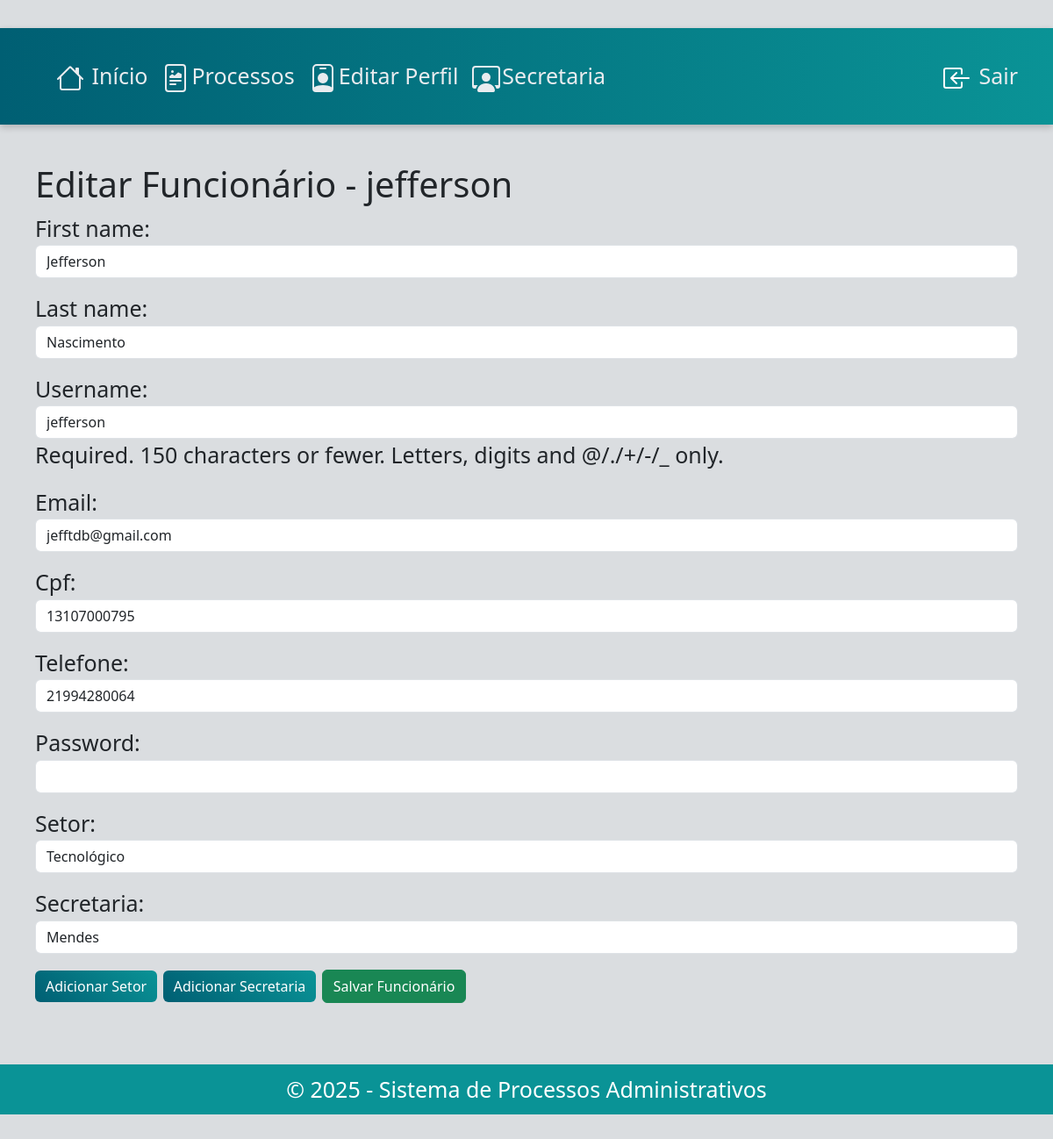
Page /pessoa/funcionarios/editar/1/ (signed in) on the committed database.
### pessoa/models.py (models this page shows, shortened)
class Pessoa(AbstractUser):
    cpf = models.CharField(max_length=11, unique=True)
    email = models.CharField(unique=True)
    telefone = models.CharField(max_length=11)

class Funcionario(Pessoa):
    secretaria = models.ForeignKey(Secretaria,on_delete=models.CASCADE, related_name= 'funcionario_secretaria',null= True)
    setor = models.ForeignKey(Setor,on_delete=models.CASCADE, related_name= 'funcionario_setor',null= True)

### pessoa/views.py (the view)
# urls.py: path('funcionarios/editar/<int:id>/', views.editar_funcionario, name='editar_funcionario'),
@login_required
def editar_funcionario(request, id):
    funcionario = get_object_or_404(Funcionario, id=id)
    if request.method == 'POST':
        form = FuncionarioForm(request.POST, instance=funcionario)
        if form.is_valid():
            funcionario = form.save(commit=False)
            if form.cleaned_data['password']:
                funcionario.set_password(form.cleaned_data['password'])
            funcionario.save()
            messages.success(request, "Funcionário atualizado com sucesso!")
            return redirect('lista_funcionario')
    else:
        form = FuncionarioForm(instance=funcionario)
    return render(request, 'funcionario/editar_funcionario.html', {'form': form, 'funcionario': funcionario})

### pessoa/forms.py
class FuncionarioForm(forms.ModelForm):
    class Meta:
        model = Funcionario
        fields = ['first_name', 'last_name', 'username', 'email', 'cpf', 'telefone','password','setor',  'secretaria']
        widgets = {
            'first_name': forms.TextInput(attrs={'class': 'form-control'}),
            'last_name': forms.TextInput(attrs={'class': 'form-control'}),
            'username': forms.TextInput(attrs={'class': 'form-control'}),
            'email': forms.EmailInput(attrs={'class': 'form-control'}),
            'cpf': forms.TextInput(attrs={'class': 'form-control'}),
            'telefone': forms.TextInput(attrs={'class': 'form-control'}),
            'password': forms.PasswordInput(attrs={'class': 'form-control'}),
            'secretaria': forms.Select(attrs={'class': 'form-control'}),
            'setor': forms.Select(attrs={'class': 'form-control'}),
        }

### secretaria/models.py (called while the page is built)
    def __str__(self):
        return self.nome

### setor/models.py (called while the page is built)
    def __str__(self):
        return self.nome

### pessoa/templates/funcionario/editar_funcionario.html (shortened to what this page needs)
{% extends "base.html" %}
{% block content %}
<h1>Editar Funcionário - {{ funcionario.username }}</h1>
<form method="post">
    {{ form.as_p }}
    <button type="button" class="btn btn-primary" data-bs-toggle="modal" data-bs-target="#addSetorModal">
        Adicionar Setor
    </button>
    <button type="button" class="btn btn-primary" data-bs-toggle="modal" data-bs-target="#addSecretariaModal">
        Adicionar Secretaria
    </button>
    <button type="submit" class="btn btn-success">Salvar Funcionário</button>
</form>
{% endblock %}

### processo/static/processo/style.css (style rules this page uses)
body { background-color: #f8f9fa; padding: 2rem 0; font-size: 25px; }

### static/style.css (style rules this page uses)
body { background-color: #dadde0ff; font-family: 'Segoe UI', sans-serif; }
.btn-primary { background: linear-gradient(45deg, #005f73, #0a9396); border: none; }

### rows in the picture
Pessoa: username "jefferson", first_name "Jefferson", last_name "Nascimento", email "jefftdb@gmail.com", cpf "13107000795", telefone "21994280064"
Funcionario: setor "Tecnológico", secretaria "Mendes"

### other values in the picture
{{ year|default:"2025" }} "2025"
